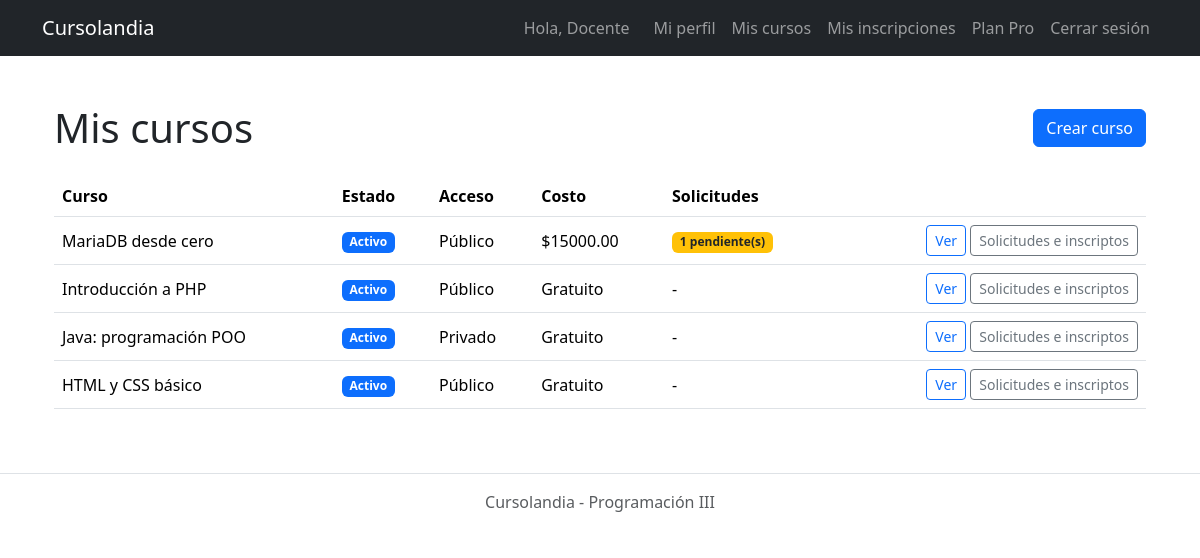
The app's page /Paginas/mis_cursos.php (signed in) with its own data.
### tables this page shows
CREATE TABLE cursos (
    id INT AUTO_INCREMENT PRIMARY KEY,
    creador_id INT NOT NULL,
    titulo VARCHAR(150) NOT NULL,
    descripcion TEXT NOT NULL,
    costo DECIMAL(10,2) NOT NULL DEFAULT 0.00,
    cupo INT NULL,
    fecha_inicio DATE NOT NULL,
    fecha_fin DATE NOT NULL,
    tipo_acceso ENUM('publico', 'privado') NOT NULL DEFAULT 'publico',
    created_at TIMESTAMP NOT NULL DEFAULT CURRENT_TIMESTAMP,
    CONSTRAINT fk_curso_creador FOREIGN KEY (creador_id) REFERENCES usuarios(id) ON DELETE CASCADE,
    CONSTRAINT chk_fechas CHECK (fecha_fin >= fecha_inicio),
    CONSTRAINT chk_curso_costo  CHECK (costo >= 0),
    CONSTRAINT chk_curso_cupo   CHECK (cupo IS NULL OR cupo > 0),
    INDEX idx_cursos_fechas (fecha_inicio, fecha_fin),
    FULLTEXT KEY ft_cursos_titulo (titulo)
);

### Manejadores/ManejadorCurso.php (called while the page is built, shortened)
<?php
class ManejadorCurso {
    private $conexion;
    public function __construct($conexion) {
        $this->conexion = $conexion;
    }
    public function listarPorCreador($creador_id) {
        $sql = "SELECT *
                FROM cursos
                WHERE creador_id = '$creador_id'
                ORDER BY fecha_inicio DESC";
        $resultado = mysqli_query($this->conexion, $sql);
        return $this->armarCursos($resultado);
    }
    private function armarCursos($resultado) {
        $cursos = array();
        while ($fila = mysqli_fetch_assoc($resultado)) {
            $cursos[] = new Curso(
                $fila['id'],
                $fila['creador_id'],
                $fila['titulo'],
                $fila['descripcion'],
                $fila['costo'],
                $fila['cupo'],
                $fila['fecha_inicio'],
                $fila['fecha_fin'],
                $fila['tipo_acceso']
            );
        }
        return $cursos;
    }
}
?>

### Clases/Curso.php (called while the page is built, shortened)
<?php
class Curso {
    private $costo;
    private $fecha_inicio;
    private $fecha_fin;
    private $tipo_acceso;
    public function __construct($id, $creador_id, $titulo, $descripcion, $costo, $cupo, $fecha_inicio, $fecha_fin, $tipo_acceso) {
        $this->id = $id;
        $this->titulo = $titulo;
        $this->costo = $costo;
        $this->fecha_inicio = $fecha_inicio;
        $this->fecha_fin = $fecha_fin;
        $this->tipo_acceso = $tipo_acceso;
    }
    public function __get($propiedad) {
        return $this->$propiedad;
    }
    public function estaActivo() {
        $hoy = date("Y-m-d");
        if($hoy <= $this->fecha_inicio) {
            return "proximamente";
        } else if ($hoy >= $this->fecha_inicio && $hoy <= $this->fecha_fin) {
            return "activo";
        } else {
            return "finalizado";
        }
    }
    public function esGratuito() {
        return ($this->costo == 0);
    }
    public function esPrivado() {
        return ($this->tipo_acceso == "privado");
    }
}
?>

### Manejadores/ManejadorInscripcion.php (called while the page is built, shortened)
<?php
class ManejadorInscripcion {
    private $conexion;
    public function __construct($conexion) {
        $this->conexion = $conexion;
    }
    public function listarPorCurso($curso_id, $estado) {
        $sql = "SELECT i.id, i.estado, i.fecha_inscripcion, u.nombre, u.email
                FROM inscripciones i
                INNER JOIN usuarios u ON u.id = i.usuario_id
                WHERE i.curso_id = '$curso_id' AND i.estado = '$estado'
                ORDER BY i.fecha_inscripcion";
        $resultado = mysqli_query($this->conexion, $sql);
        $filas = array();
        while ($fila = mysqli_fetch_assoc($resultado)) {
            $filas[] = $fila;
        }
        return $filas;
    }
}
?>

### Paginas/mis_cursos.php (the view, shortened to what this page needs)
<?php
include "../Clases/Curso.php";
include "../Manejadores/ManejadorCurso.php";
include "../Manejadores/ManejadorInscripcion.php";
$items = array();
$error = "";
try {
    $manejadorCurso = new ManejadorCurso($conexion);
    $manejadorInscripcion = new ManejadorInscripcion($conexion);
    $cursos = $manejadorCurso->listarPorCreador($_SESSION['usuario_id']);
    foreach ($cursos as $curso) {
        $pendientes = $manejadorInscripcion->listarPorCurso($curso->id, "pendiente");
        $items[] = array('curso' => $curso,'pendientes' => count($pendientes));
    }
} catch (Exception $e) {
    $error = $e->getMessage();
}
?>
<?php include "includes/header.php"; ?>
<div class="container my-4">
    <div class="d-flex justify-content-between align-items-center mb-4">
        <h1 class="mb-0">Mis cursos</h1>
        <a href="crear_curso.php" class="btn btn-primary">Crear curso</a>
    </div>
    <?php if ($error != "") { ?>
        <div class="alert alert-danger"><?php echo $error; ?></div>
    <?php } elseif (count($items) == 0) { ?>
        <p>Todavía no creaste ningún curso.</p>
    <?php } else { ?>
        <div class="table-responsive">
            <table class="table align-middle">
                <thead>
                    <tr>
                        <th>Curso</th>
                        <th>Estado</th>
                        <th>Acceso</th>
                        <th>Costo</th>
                        <th>Solicitudes</th>
                        <th></th>
                    </tr>
                </thead>
                <tbody>
                    <?php foreach ($items as $item) { ?>
                        <?php $curso = $item['curso']; ?>
                        <tr>
                            <td><?php echo $curso->titulo; ?></td>
                            <td>
                                <?php if ($curso->estaActivo()) { ?>
                                    <span class="badge bg-primary">Activo</span>
                                <?php } elseif ($curso->haTerminado()) { ?>
                                    <span class="badge bg-secondary">Finalizado</span>
                                <?php } else { ?>
                                    <span class="badge bg-info text-dark">Próximamente</span>
                                <?php } ?>
                            </td>
                            <td>
                                <?php if ($curso->esPrivado()) { ?>
                                    Privado
                                <?php } else { ?>
                                    Público
                                <?php } ?>
                            </td>
                            <td>
                                <?php if ($curso->esGratuito()) { ?>
                                    Gratuito
                                <?php } else { ?>
                                    $<?php echo $curso->costo; ?>
                                <?php } ?>
                            </td>
                            <td>
                                <?php if ($item['pendientes'] > 0) { ?>
                                    <span class="badge bg-warning text-dark"><?php echo $item['pendientes']; ?> pendiente(s)</span>
                                <?php } else { ?>
                                    -
                                <?php } ?>
                            </td>
                            <td class="text-end">
                                <a href="curso.php?id=<?php echo $curso->id; ?>" class="btn btn-outline-primary btn-sm">Ver</a>
                                <a href="solicitudes.php?id=<?php echo $curso->id; ?>" class="btn btn-outline-secondary btn-sm">Solicitudes e inscriptos</a>
                            </td>
                        </tr>
                    <?php } ?>
                </tbody>
            </table>
        </div>
    <?php } ?>
</div>
<?php include "includes/footer.php"; ?>

### records on screen
cursos: titulo "MariaDB desde cero", fecha_inicio "Activo", tipo_acceso "Público", costo "15000.00", pendientes "1"
cursos: titulo "Introducción a PHP", fecha_inicio "Activo", tipo_acceso "Público", costo "Gratuito"
cursos: titulo "Java: programación POO", fecha_inicio "Activo", tipo_acceso "Privado", costo "Gratuito"
cursos: titulo "HTML y CSS básico", fecha_inicio "Activo", tipo_acceso "Público", costo "Gratuito"

### other values on screen
$_SESSION['usuario_nombre'] "Docente"
